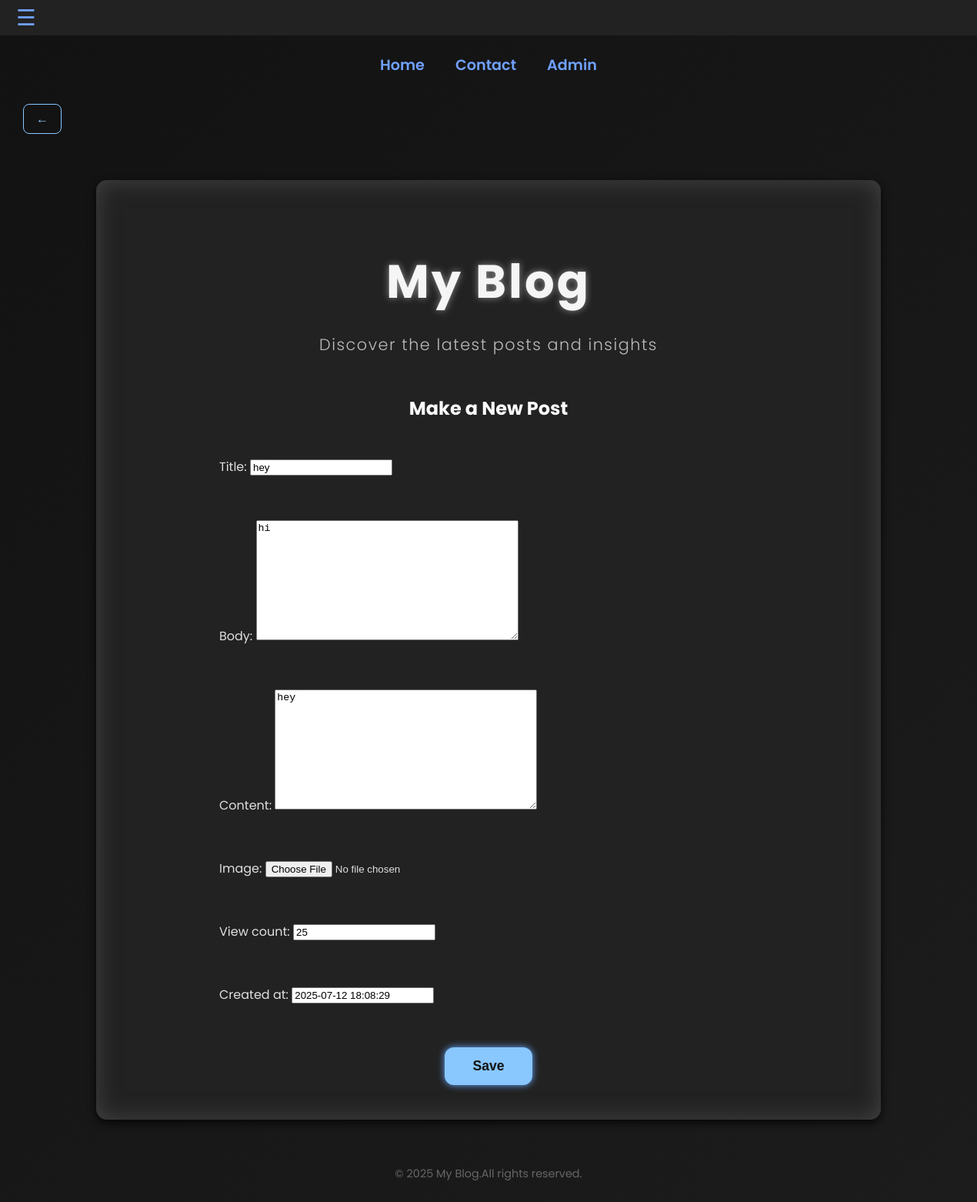
The page /edit/hiiiiiiiiiiiiii/ (signed in) on the database as committed earlier.
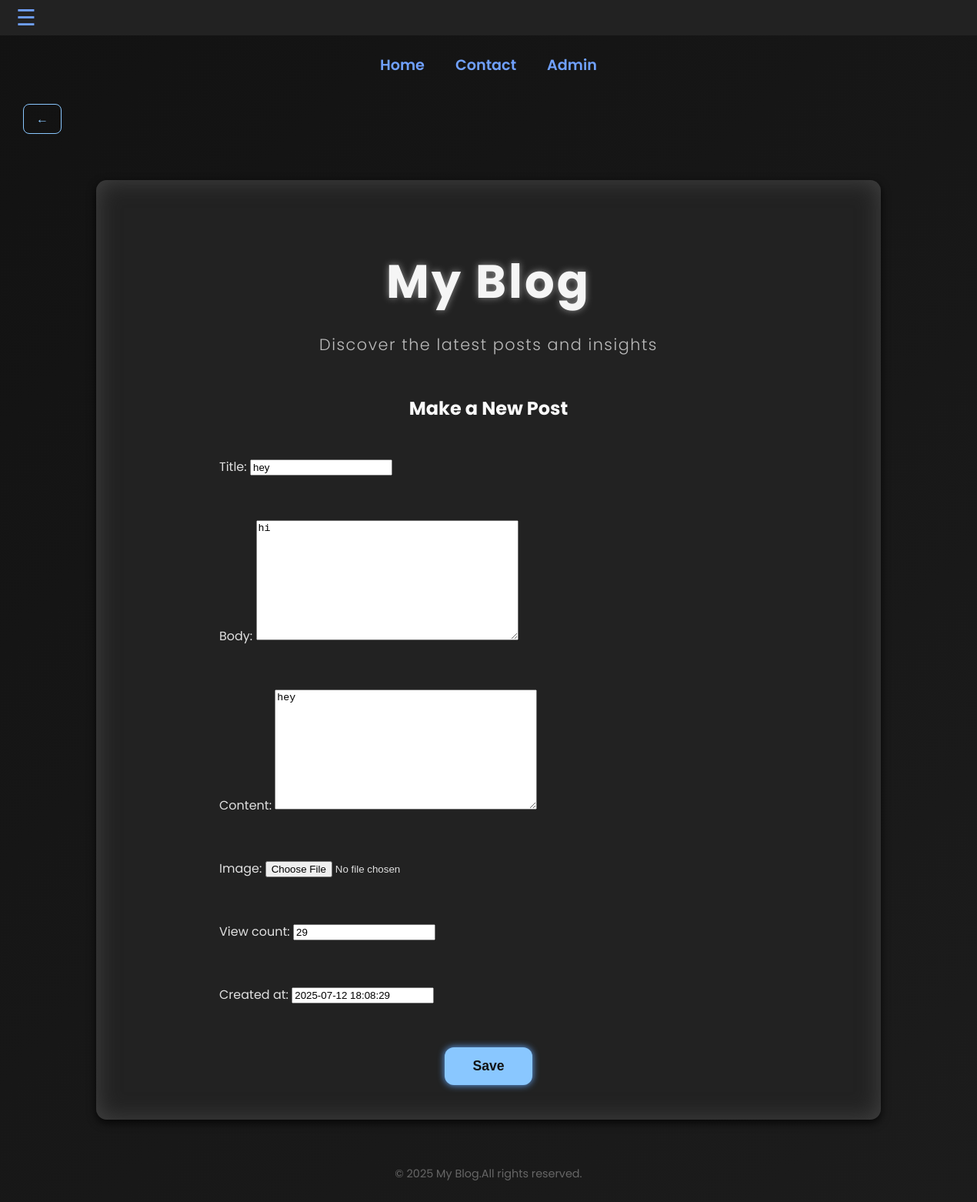
The same page on the database as committed later.
### blog/models.py (models this page shows, shortened)
class Post(models.Model):
    class Status(models.TextChoices):
        DRAFT = 'draft', 'Draft'
        PUBLISHED = 'published', 'Published'
        PENDING= 'pending', 'Pending'
    title = models.CharField(max_length=200 , default="")
    slug = models.SlugField(unique=True, blank=True )
    author = models.ForeignKey(User, on_delete=models.CASCADE, related_name='blog_post' , default=1)
    body = models.TextField(default="hi")
    published = models.DateTimeField(default=timezone.now)
    content = models.TextField()
    updated = models.DateTimeField(auto_now=True)
    status = models.CharField(max_length=10, choices=Status.choices, default=Status.DRAFT)
    image=models.ImageField(upload_to='blog_images/', null=True, blank=True)
    view_count = models.PositiveIntegerField(default=0)
    created_at = models.DateTimeField(default=timezone.now)
    class Meta:
        ordering = ('-published',)

### blog/views.py (the view)
# urls.py: path('edit/<slug:slug>/', PostUpdateView.as_view(), name='post_edit'),
class PostUpdateView(LoginRequiredMixin , UpdateView):
    model=Post
    form_class=PostForm
    template_name='blog/post_form.html'
    success_url = reverse_lazy('blog:post_list')
    login_url='/login/'
    redirect_field_name = 'next'
    def get_object(self, queryset=None):
        return get_object_or_404(Post, slug=self.kwargs['slug'] , author=self.request.user)

### blog/forms.py
class PostForm(forms.ModelForm):
    class Meta:
        model = Post
        exclude=('slug','author', 'published','updated','status')

### templates/blog/post_form.html (shortened to what this page needs)
{% extends 'blog/base.html' %}
{% block content %}
  <h2 style="text-align:center; color:#fafafa; margin-bottom: 30px;">Make a New Post</h2>
  <form method="post" enctype="multipart/form-data" style="max-width: 700px; margin: auto;">
    <div style="display: flex; flex-direction: column; gap: 25px;">
      {{ form.as_p }}
    </div>
    <div style="text-align: center; margin-top: 40px;">
      <button type="submit"
        style="
          background-color: #89c7ff;
          color: #121212;
          padding: 14px 36px;
          font-size: 1.1rem;
          font-weight: 600;
          border: none;
          border-radius: 12px;
          box-shadow: 0 0 10px #66aaff;
          cursor: pointer;
          transition: all 0.3s ease;">
        Save
      </button>
    </div>
  </form>
{% endblock %}

Rows that differ between the two databases and show on the page:
changed Post "hey": view_count "25" → "29"
